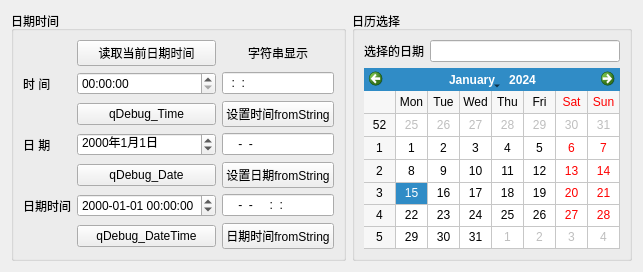
<?xml version="1.0" encoding="UTF-8"?>
<ui version="4.0">
 <class>Widget</class>
 <widget class="QWidget" name="Widget">
  <property name="geometry">
   <rect>
    <x>0</x>
    <y>0</y>
    <width>636</width>
    <height>263</height>
   </rect>
  </property>
  <property name="windowTitle">
   <string>Widget</string>
  </property>
  <layout class="QHBoxLayout" name="horizontalLayout">
   <item>
    <widget class="QGroupBox" name="groupBox">
     <property name="title">
      <string>日期时间</string>
     </property>
     <layout class="QGridLayout" name="gridLayout_2">
      <item row="0" column="1">
       <widget class="QPushButton" name="pbnGetCurrentDT">
        <property name="text">
         <string>读取当前日期时间</string>
        </property>
       </widget>
      </item>
      <item row="0" column="2">
       <widget class="QLabel" name="lblDisplayDt">
        <property name="text">
         <string>字符串显示</string>
        </property>
        <property name="alignment">
         <set>Qt::AlignCenter</set>
        </property>
       </widget>
      </item>
      <item row="1" column="0">
       <widget class="QLabel" name="label">
        <property name="text">
         <string>时 间</string>
        </property>
       </widget>
      </item>
      <item row="1" column="1">
       <widget class="QTimeEdit" name="timeEdit">
        <property name="sizePolicy">
         <sizepolicy hsizetype="Preferred" vsizetype="Fixed">
          <horstretch>0</horstretch>
          <verstretch>0</verstretch>
         </sizepolicy>
        </property>
        <property name="displayFormat">
         <string>HH:mm:ss</string>
        </property>
       </widget>
      </item>
      <item row="1" column="2">
       <widget class="QLineEdit" name="letTime">
        <property name="sizePolicy">
         <sizepolicy hsizetype="Minimum" vsizetype="Fixed">
          <horstretch>0</horstretch>
          <verstretch>0</verstretch>
         </sizepolicy>
        </property>
        <property name="inputMask">
         <string>99:99:99</string>
        </property>
       </widget>
      </item>
      <item row="2" column="1">
       <widget class="QPushButton" name="pbnDebugTime">
        <property name="text">
         <string>qDebug_Time</string>
        </property>
       </widget>
      </item>
      <item row="2" column="2">
       <widget class="QPushButton" name="pbnSetTime">
        <property name="text">
         <string>设置时间fromString</string>
        </property>
       </widget>
      </item>
      <item row="3" column="0">
       <widget class="QLabel" name="label_2">
        <property name="text">
         <string>日 期</string>
        </property>
       </widget>
      </item>
      <item row="3" column="1">
       <widget class="QDateEdit" name="dateEdit">
        <property name="displayFormat">
         <string>yyyy年M月d日</string>
        </property>
       </widget>
      </item>
      <item row="3" column="2">
       <widget class="QLineEdit" name="letDate">
        <property name="inputMask">
         <string>9999-99-99</string>
        </property>
       </widget>
      </item>
      <item row="4" column="1">
       <widget class="QPushButton" name="pbnDebugDate">
        <property name="text">
         <string>qDebug_Date</string>
        </property>
       </widget>
      </item>
      <item row="4" column="2">
       <widget class="QPushButton" name="pbnSetDate">
        <property name="text">
         <string>设置日期fromString</string>
        </property>
       </widget>
      </item>
      <item row="5" column="0">
       <widget class="QLabel" name="label_3">
        <property name="text">
         <string>日期时间</string>
        </property>
       </widget>
      </item>
      <item row="5" column="1">
       <widget class="QDateTimeEdit" name="dateTimeEdit">
        <property name="displayFormat">
         <string>yyyy-MM-dd HH:mm:ss</string>
        </property>
       </widget>
      </item>
      <item row="5" column="2">
       <widget class="QLineEdit" name="letDateTime">
        <property name="inputMask">
         <string>9999-99-99 99:99:99</string>
        </property>
       </widget>
      </item>
      <item row="6" column="1">
       <widget class="QPushButton" name="pbnDebugDatetime">
        <property name="text">
         <string>qDebug_DateTime</string>
        </property>
       </widget>
      </item>
      <item row="6" column="2">
       <widget class="QPushButton" name="pbnSetDatetime">
        <property name="text">
         <string>日期时间fromString</string>
        </property>
       </widget>
      </item>
     </layout>
    </widget>
   </item>
   <item>
    <widget class="QGroupBox" name="groupBox_2">
     <property name="title">
      <string>日历选择</string>
     </property>
     <layout class="QGridLayout" name="gridLayout">
      <item row="0" column="0">
       <widget class="QLabel" name="label_4">
        <property name="text">
         <string>选择的日期</string>
        </property>
       </widget>
      </item>
      <item row="1" column="0" colspan="2">
       <widget class="QCalendarWidget" name="calendar">
        <property name="gridVisible">
         <bool>true</bool>
        </property>
       </widget>
      </item>
      <item row="0" column="1">
       <widget class="QLineEdit" name="letCalendar"/>
      </item>
     </layout>
    </widget>
   </item>
  </layout>
 </widget>
 <resources/>
 <connections/>
</ui>
